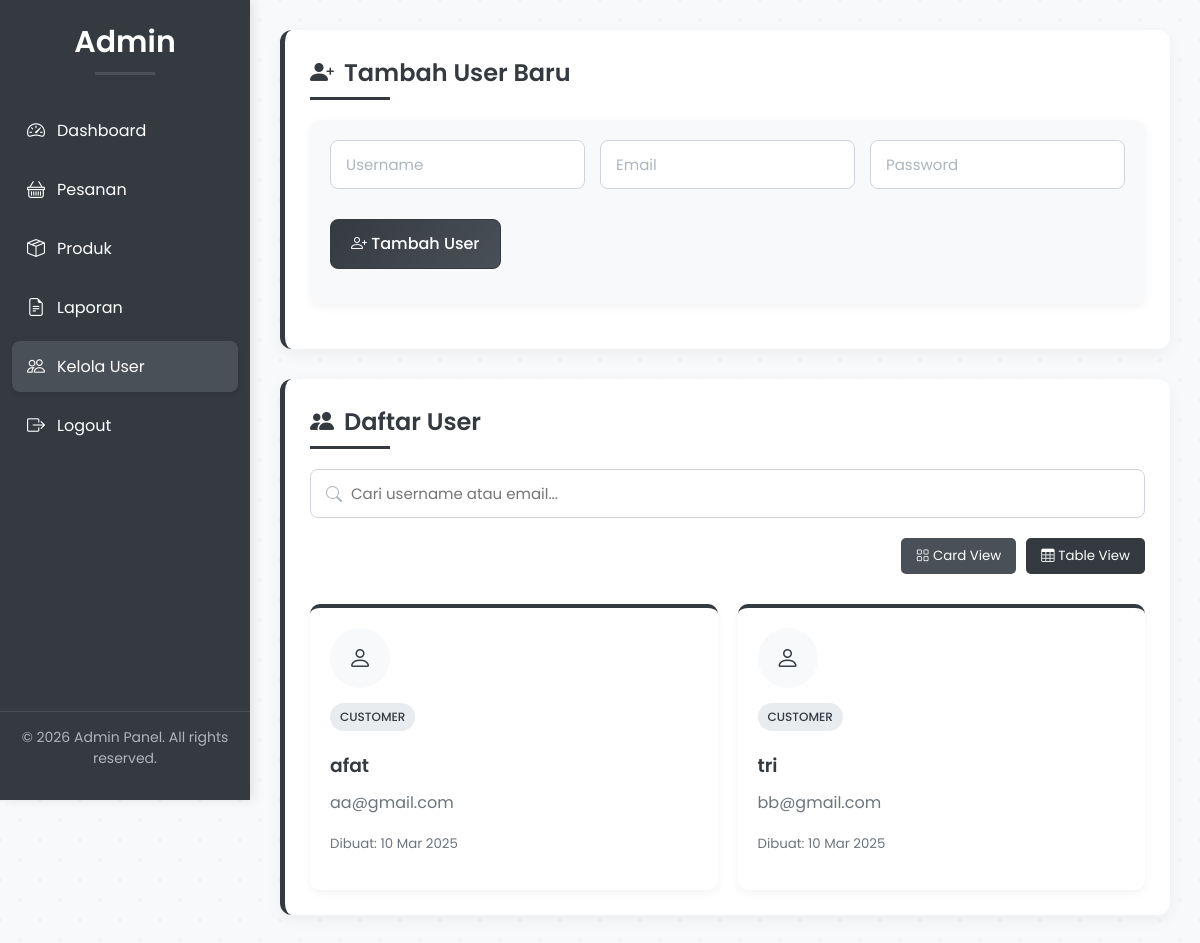
/admin/users.php (signed in), run on the app's committed database.
### tables this page shows
CREATE TABLE `user_222060` (
  `id_222060` int NOT NULL AUTO_INCREMENT,
  `username_222060` varchar(100) DEFAULT NULL,
  `email_222060` varchar(100) DEFAULT NULL,
  `password_222060` varchar(255) DEFAULT NULL,
  `role_222060` varchar(50) DEFAULT NULL,
  `created_at_222060` datetime DEFAULT NULL,
  PRIMARY KEY (`id_222060`),
  UNIQUE KEY `username` (`username_222060`),
  UNIQUE KEY `email` (`email_222060`)
);

### admin/users.php (the view, shortened to what this page needs)
<?php
include '../config/config.php';
$users = $conn->query("SELECT * FROM user_222060");
$current_page = basename($_SERVER['PHP_SELF']);
?>
<!DOCTYPE html>
<html lang="id">
<head>
    <link href="https://cdn.jsdelivr.net/npm/bootstrap-icons/font/bootstrap-icons.css" rel="stylesheet">
    <link rel="stylesheet" href="https://cdnjs.cloudflare.com/ajax/libs/font-awesome/6.4.2/css/all.min.css">
</head>
<body>
<aside class="sidebar" id="sidebar">
    <h2>Admin</h2>
    <ul>
        <li><a href="dashboard.php" class="<?= $current_page == 'dashboard.php' ? 'active' : '' ?>">
            <i class="bi bi-speedometer2"></i> Dashboard
        </a></li>
        <li><a href="orders.php" class="<?= $current_page == 'orders.php' ? 'active' : '' ?>">
            <i class="bi bi-basket"></i> Pesanan
        </a></li>
        <li><a href="products.php" class="<?= $current_page == 'products.php' ? 'active' : '' ?>">
            <i class="bi bi-box-seam"></i> Produk
        </a></li>
        <li><a href="laporan.php" class="<?= $current_page == 'laporan.php' ? 'active' : '' ?>">
            <i class="bi bi-file-earmark-text"></i> Laporan
        </a></li>
        <li><a href="users.php" class="<?= $current_page == 'users.php' ? 'active' : '' ?>">
            <i class="bi bi-people"></i> Kelola User
        </a></li>
        <li><a href="logout.php">
            <i class="bi bi-box-arrow-right"></i> Logout
        </a></li>
    </ul>
    <div class="copyright">
        &copy; <?= date("Y"); ?> Admin Panel. All rights reserved.
    </div>
</aside>
<main class="content">
    <div class="card-section">
        <h2><i class="bi bi-person-plus-fill"></i> Tambah User Baru</h2>
        <form method="post" class="user-form">
            <div class="form-group">
                <input type="text" class="form-control" name="username_222060" placeholder="Username" required>
            </div>
            <div class="form-group">
                <input type="email" class="form-control" name="email_222060" placeholder="Email" required>
            </div>
            <div class="form-group">
                <input type="password" class="form-control" name="password_222060" placeholder="Password" required>
            </div>
            <div class="form-group">
                <button type="submit" name="add_user" class="btn btn-primary">
                    <i class="bi bi-person-plus"></i> Tambah User
                </button>
            </div>
        </form>
    </div>
    <div class="card-section">
        <h2><i class="bi bi-people-fill"></i> Daftar User</h2>
        <div class="search-bar">
            <input type="text" id="searchInput" class="search-input" placeholder="Cari username atau email...">
        </div>
        <div class="view-toggle">
            <button class="toggle-btn active" id="cardView"><i class="bi bi-grid"></i> Card View</button>
            <button class="toggle-btn" id="tableView"><i class="bi bi-table"></i> Table View</button>
        </div>
        <div class="user-cards" id="userCardsContainer">
            <?php
            while ($row = $users->fetch_assoc()) { ?>
                <div class="user-card">
                    <div class="user-icon">
                        <i class="bi bi-person"></i>
                    </div>
                    <span class="badge <?= $row['role_222060'] == 'admin' ? 'badge-admin' : 'badge-customer' ?>">
                        <?= htmlspecialchars($row['role_222060']) ?>
                    </span>
                    <h3><?= htmlspecialchars($row['username_222060']) ?></h3>
                    <p><?= htmlspecialchars($row['email_222060']) ?></p>
                    <p class="text-muted"><small>Dibuat: <?= date('d M Y', strtotime($row['created_at_222060'])) ?></small></p>
                </div>
            <?php } ?>
        </div>
    </div>
</main>
</body>
</html>

### admin/users.php (style rules this page uses)
* { margin: 0; padding: 0; box-sizing: border-box; font-family: 'Poppins', sans-serif; }
body { min-height: 100vh; display: flex; background-color: #f8f9fa; color: #333; }
.sidebar { width: 250px; background-color: #343a40; padding-top: 20px; height: 100vh; position: fixed; left: 0; top: 0; transition: transform 0.3s ease-in-out; z-index: 999; box-shadow: 3px 0 10px rgba(0, 0, 0, 0.1); }
.sidebar h2 { text-align: center; color: #fff; margin-bottom: 30px; font-size: 30px; font-weight: 600; position: relative; padding-bottom: 10px; }
.sidebar h2:after { content: ''; position: absolute; bottom: 0; left: 50%; transform: translateX(-50%); width: 60px; height: 3px; background-color: #495057; }
.sidebar ul { list-style: none; padding: 0; margin-top: 20px; }
.sidebar ul li { margin: 8px 12px; }
.sidebar ul li a { display: flex; padding: 12px 15px; color: #fff; text-decoration: none; border-radius: 8px; align-items: center; gap: 12px; transition: all 0.3s ease; }
.sidebar ul li a.active { background-color: #495057; box-shadow: 0 2px 5px rgba(0, 0, 0, 0.1); }
.sidebar ul li a i { font-size: 18px; transition: transform 0.3s ease; }
.sidebar .copyright { text-align: center; color: #adb5bd; font-size: 14px; margin-top: 260px; padding: 15px; border-top: 1px solid rgba(255, 255, 255, 0.1); }
.content { margin-left: 250px; padding: 30px; width: calc(100% - 250px); transition: margin-left 0.3s ease-in-out; }
.card-section { background-color: #fff; border-radius: 12px; box-shadow: 0 5px 15px rgba(0, 0, 0, 0.05); padding: 25px; margin-bottom: 30px; transition: transform 0.3s ease, box-shadow 0.3s ease; position: relative; overflow: hidden; border-left: 5px solid #343a40; }
.card-section h2 { color: #343a40; margin-bottom: 20px; font-weight: 600; position: relative; padding-bottom: 10px; display: flex; align-items: center; gap: 10px; }
.card-section h2:after { content: ''; position: absolute; bottom: 0; left: 0; width: 80px; height: 3px; background-color: #343a40; }
.user-form { background-color: #f8f9fa; border-radius: 10px; padding: 20px; box-shadow: 0 3px 10px rgba(0, 0, 0, 0.05); margin-bottom: 20px; transition: transform 0.3s ease, box-shadow 0.3s ease; display: grid; grid-template-columns: repeat(auto-fit, minmax(200px, 1fr)); gap: 15px; }
.form-group { margin-bottom: 15px; }
.form-control { width: 100%; padding: 12px 15px; border: 1px solid #ced4da; border-radius: 8px; font-size: 15px; transition: border-color 0.3s ease, box-shadow 0.3s ease; }
.form-control::placeholder { color: #adb5bd; }
.btn { display: inline-block; font-weight: 500; text-align: center; vertical-align: middle; cursor: pointer; border: 1px solid transparent; padding: 12px 20px; font-size: 16px; line-height: 1.5; border-radius: 8px; transition: all 0.3s ease; text-decoration: none; }
.btn-primary { color: #fff; background: linear-gradient(135deg, #343a40, #495057); border-color: #343a40; }
.user-cards { display: grid; grid-template-columns: repeat(auto-fill, minmax(300px, 1fr)); gap: 20px; margin-top: 30px; }
.user-card { background-color: #fff; border-radius: 10px; box-shadow: 0 3px 10px rgba(0, 0, 0, 0.05); padding: 20px; transition: transform 0.3s ease, box-shadow 0.3s ease; position: relative; border-top: 4px solid #343a40; }
.user-card .user-icon { width: 60px; height: 60px; background-color: #f8f9fa; border-radius: 50%; display: flex; align-items: center; justify-content: center; margin-bottom: 15px; font-size: 24px; color: #343a40; }
.user-card h3 { margin: 10px 0; color: #343a40; font-weight: 600; }
.user-card p { color: #6c757d; margin-bottom: 15px; }
.badge { display: inline-block; padding: 5px 10px; border-radius: 20px; font-size: 12px; font-weight: 500; text-transform: uppercase; margin-bottom: 10px; }
.badge-customer { background-color: #e9ecef; color: #343a40; }
.view-toggle { display: flex; justify-content: flex-end; margin-bottom: 20px; }
.toggle-btn { background-color: #343a40; color: #fff; border: none; padding: 8px 15px; margin-left: 10px; border-radius: 5px; cursor: pointer; transition: background-color 0.3s ease; }
.toggle-btn.active { background-color: #495057; }
.search-bar { margin-bottom: 20px; width: 100%; }
.search-input { width: 100%; padding: 12px 15px; border: 1px solid #ced4da; border-radius: 8px; font-size: 15px; transition: all 0.3s ease; background-color: white; padding-left: 40px; background-repeat: no-repeat; background-position: 15px center; background-size: 16px; }

### data on the page
user_222060: role_222060 "CUSTOMER", username_222060 "afat", email_222060 "aa@gmail.com", created_at_222060 "10 Mar 2025"
user_222060: role_222060 "CUSTOMER", username_222060 "tri", email_222060 "bb@gmail.com", created_at_222060 "10 Mar 2025"
